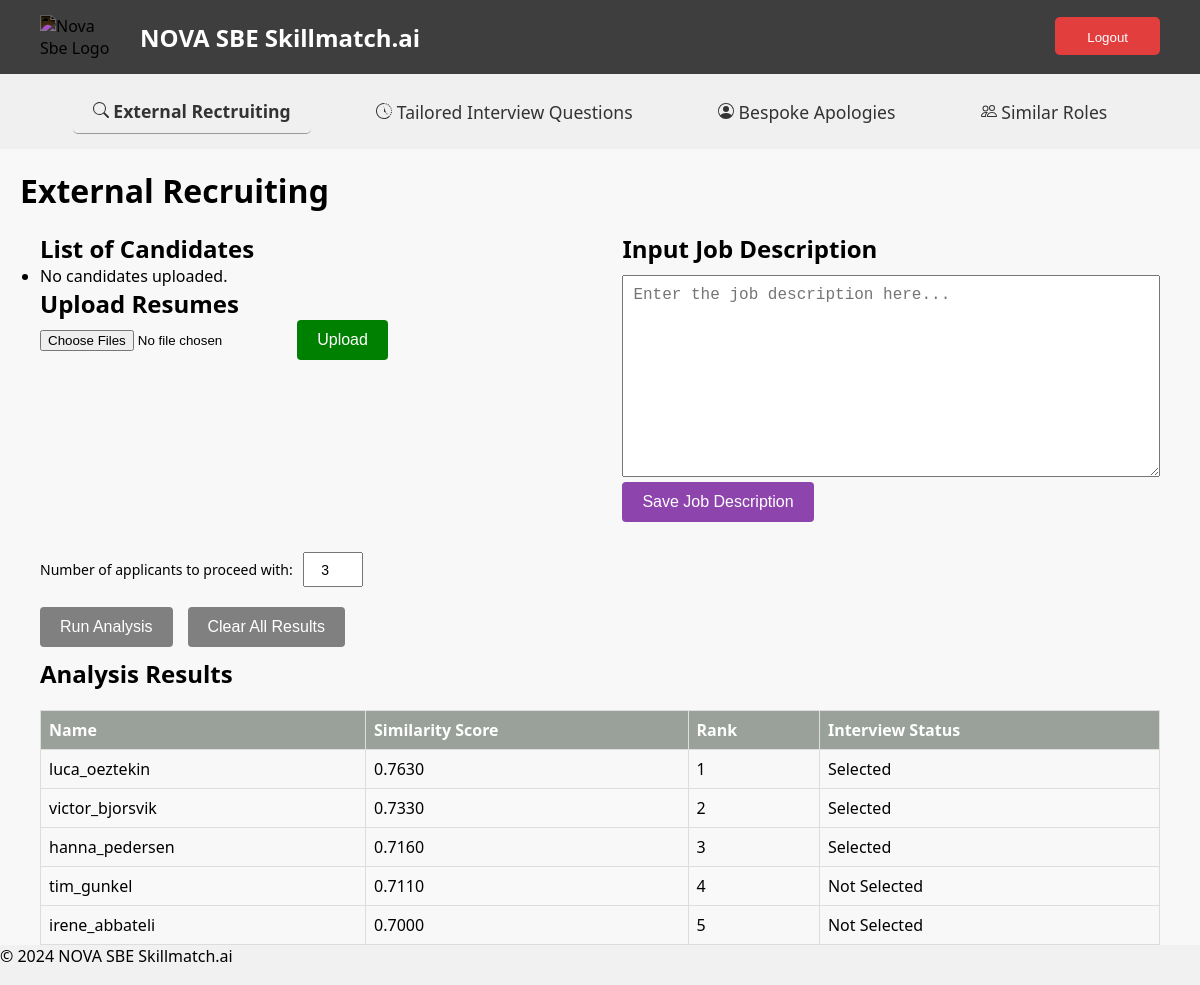
Page /ext_recruit (signed in) on the earlier database version.
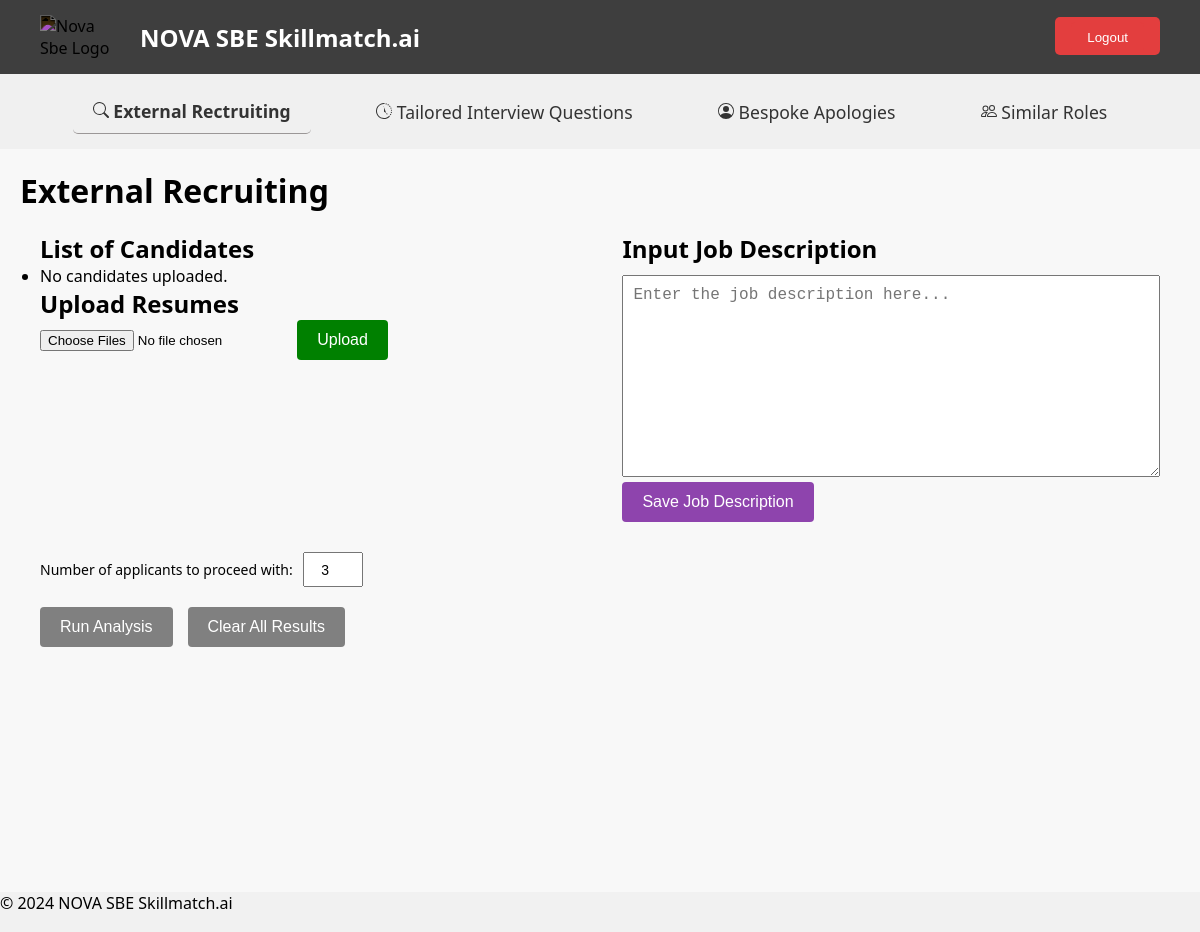
Same page on the later database version.
### tables this page shows
CREATE TABLE applicants (
    applicant_id INTEGER PRIMARY KEY AUTOINCREMENT,
    name TEXT NOT NULL,
    contact_info TEXT,
    skills TEXT,
    degrees TEXT,
    similarity_score REAL,
    rank INTEGER,
    interview_status TEXT
);

### user_interface/recruitment/routes.py (the view)
@recruitment_bp.route('/ext_recruit', methods=['GET'])
@login_required
def ext_recruit():
    user_id = str(session.get("user_id"))
    upload_folder = os.path.join(current_app.config['UPLOAD_FOLDER_EXT'], user_id)
    os.makedirs(upload_folder, exist_ok=True)
    applicants = [file for file in os.listdir(upload_folder) if file.endswith("pdf")]
    job_description = session.get('job_description', '')
    analysis_data = []
    columns = []
    db = get_db()
    cursor = db.cursor()
    cursor.execute("""
        SELECT name, similarity_score, rank, interview_status
        FROM applicants
        WHERE similarity_score IS NOT NULL
        ORDER BY rank ASC
    """)
    ranked_applicants = cursor.fetchall()
    if ranked_applicants:
        analysis_data = [{
            'name': row[0],
            'similarity_score': round(row[1], 3),
            'rank': row[2],
            'interview_status': row[3]
        } for row in ranked_applicants]
        columns = ['name', 'similarity_score', 'rank', 'interview_status']
    return render_template(
        "ext_recruit.html",
        applicants=applicants,
        analysis_data=analysis_data,
        job_description=job_description,
        columns=columns
    )

### user_interface/helpers.py (called while the page is built)
def get_db():
    if 'db' not in g:
        g.db = sqlite3.connect('skills.db')
        g.db.execute('PRAGMA foreign_keys = ON;')
    return g.db

def login_required(f):
    @wraps(f)
    def decorated_function(*args, **kwargs):
        if session.get("user_id") is None:
            return redirect("/login")
        return f(*args, **kwargs)
    return decorated_function

### user_interface/templates/ext_recruit.html (shortened to what this page needs)
{% extends "layout.html" %}
{% block main %}
<h1>External Recruiting</h1>
<div class="content-wrapper">
    <div class="flex-container">
        <div class="left-section">
            <div>
                <h2>List of Candidates</h2>
                <ul>
                    {% for applicant in applicants %}
                        <li>{{ applicant }}</li>
                    {% else %}
                        <li>No candidates uploaded.</li>
                    {% endfor %}
                </ul>
            </div>
            <div>
                <h2>Upload Resumes</h2>
                <form action="{{ url_for('recruitment.upload_files') }}" method="post" enctype="multipart/form-data">
                    <input type="file" name="files" multiple required>
                    <input type="submit" value="Upload" class="action-button upload-button">
                </form>
            </div>
        </div>
        <div class="right-section">
            <h2>Input Job Description</h2>
            <form method="post" action="{{ url_for('recruitment.submit_job_description') }}">
                <textarea name="job_description" rows="10" cols="50" placeholder="Enter the job description here..." required>{{ job_description or '' }}</textarea>
                <br>
                <input type="submit" value="Save Job Description" class="action-button job-desc-button">
            </form>
        </div>
    </div>
   <form method="post" action="/ext_recruit/run_analysis" id="analysis-form" class="analysis-form">
    <div class="input-group">
        <label for="num_applicants">Number of applicants to proceed with:</label>
        <input type="number" id="num_applicants" name="num_applicants" min="1" value="3" required>
    </div>
    <div class="buttons-container">
            <button type="submit" class="action-button run-button" {% if not applicants or not job_description %}disabled{% endif %}>
                Run Analysis
            </button>
        </form>
        <form method="post" action="/ext_recruit/clear" onsubmit="return confirm('Are you sure you want to delete all uploaded resumes and clear results?');">
            <button type="submit" class="action-button clear-button" {% if not applicants %}disabled{% endif %}>
                Clear All Results
            </button>
        </form>
    </div>
    <div class="analysis-results">
        {% if analysis_data %}
            <h2>Analysis Results</h2>
            <table class="table table-striped">
                <thead>
                    <tr>
                        {% for column in columns %}
                            <th>{{ column.replace('_', ' ').title() }}</th>
                        {% endfor %}
                    </tr>
                </thead>
                <tbody>
                    {% for row in analysis_data %}
                        <tr>
                            {% for column in columns %}
                                <td>
                                    {% if column == "similarity_score" %}
                                        {{ "{:.4f}".format(row[column]) }}
                                    {% else %}
                                        {{ row[column] }}
                                    {% endif %}
                                </td>
                            {% endfor %}
                        </tr>
                    {% endfor %}
                </tbody>
            </table>
        {% endif %}
    </div>
{% endblock %}

### user_interface/templates/layout.html (shortened to what this page needs)
<!DOCTYPE html>
<html lang="en">
<head>
  <link rel="stylesheet" href="{{ url_for('static', filename='styles.css') }}">
  <link rel="stylesheet" href="https://cdnjs.cloudflare.com/ajax/libs/font-awesome/6.2.0/css/all.min.css"
 />
  <link href="https://cdn.jsdelivr.net/npm/select2@4.1.0-rc.0/dist/css/select2.min.css" rel="stylesheet" />
  <link rel="stylesheet" href="//cdnjs.cloudflare.com/ajax/libs/highlight.js/11.7.0/styles/default.min.css">
</head>
<body>
  <header>
    <div class="header-container">
      <a href="/" class="logo-link">
        <div class="logo-container">
          <img src="https://upload.wikimedia.org/wikipedia/commons/thumb/c/c1/NovaSBE_Logo.svg/2560px-NovaSBE_Logo.svg.png"
              alt="Nova Sbe Logo" class="logo">
          <h1>NOVA SBE Skillmatch.ai</h1>
        </div>
      </a>
      <div class="logout">
        <a href="/logout" class="logout-button">
          <button class="logout-button">Logout</button>
        </a>
      </div>
    </div>
  </header>
  <nav class="navigation">
    {% set current_path = request.path %}
    <a href="{{ url_for('recruitment.ext_recruit') }}"
       class="nav-button {% if current_path.startswith('/ext_recruit') %}active{% endif %}">
      <svg xmlns="http://www.w3.org/2000/svg" width="16" height="16" fill="currentColor" class="bi bi-search"
        viewBox="0 0 16 16">
        <path
          d="M11.742 10.344a6.5 6.5 0 1 0-1.397 1.398h-.001q.044.06.098.115l3.85 3.85a1 1 0 0 0 1.415-1.414l-3.85-3.85a1 1 0 0 0-.115-.1zM12 6.5a5.5 5.5 0 1 1-11 0 5.5 5.5 0 0 1 11 0" />
      </svg> External Rectruiting
    </a>
    <a href="/tailored_interviews"
    class="nav-button {% if current_path.startswith('/tailored_interviews') %}active{% endif %}">
     Tailored Interview Questions
   </a>
    <a href="/bespoke_apology"
       class="nav-button {% if current_path.startswith('/bespoke_apology') %}active{% endif %}">
       Bespoke Apologies
    </a>
    <a href="{{ url_for('roles.roles') }}"
       class="nav-button {% if current_path.startswith('/roles') %}active{% endif %}">
      Similar Roles
    </a>
  </nav>
  <main id="main-content">
    {% block main %}{% endblock %}
  </main>
  <footer style="position: fixed; left: 0; bottom: 0; width: 100%; background-color: #f1f1f1; text-align: left;">
    <p id="easter-egg-footer">&copy; 2024 NOVA SBE Skillmatch.ai</p>
  </footer>
</body>
</html>

### user_interface/static/styles.css (style rules this page uses)
body { font-family: 'Segoe UI', Roboto, Arial, sans-serif; margin: 0; padding: 0; background-color: #f8f8f8; overflow-x: hidden; }
header { background-color: #3e3e3e; color: white; padding: 5px 20px; display: flex; align-items: center; justify-content: space-between; }
.header-container { flex-grow: 1; display: flex; align-items: center; justify-content: flex-start; padding: 10px 20px; }
.logo { width: 80px; margin-right: 20px; filter: invert(100%); }
.register-link, .login-link, .logout { margin-left: auto; font-size: 16px; }
.register-link a, .login-link a, .logout { color: #fff; text-decoration: none; }
.logout { margin-left: auto; }
.register-button, .login-button, .logout-button { background-color: #e33e3e; color: white; border: none; padding: 8px 16px; border-radius: 5px; cursor: pointer; }
.logo-link { text-decoration: none; color: inherit; display: inline-block; }
.logo-container { display: flex; align-items: center; }
.logo-link h1 { margin: 0; padding: 0; font-size: 24px; }
.navigation { display: flex; align-items: center; flex-grow: 1; justify-content: space-around; background-color: #f0f0f0; padding: 15px 50px; }
.nav-button { text-decoration: none; color: #333; padding: 10px 20px; margin: 0 10px; border-radius: 5px; transition: background-color 0.3s ease; font-size: 1.1em; cursor: pointer; }
.active { border-bottom: 1px solid #9b9797; font-weight: bold; }
main { padding: 20px; }

### user_interface/templates/ext_recruit.html (style rules this page uses)
* { margin: 0; padding: 0; box-sizing: border-box; }
html, body { height: 100%; }
.content-wrapper { min-height: calc(100vh - 100px); padding: 20px; }
footer { height: 40px; }
.flex-container { display: flex; flex-wrap: wrap; justify-content: space-between; align-items: flex-start; margin-bottom: 20px; }
.left-section, .right-section { width: 48%; }
.left-section { margin-right: 20px; }
.buttons-container { display: flex; flex-direction: row; align-items: center; gap: 15px; margin-top: 20px; justify-content: flex-start; }
.input-group { display: flex; align-items: center; gap: 10px; }
.input-group label { font-size: 14px; }
.input-group input { width: 60px; height: 35px; padding: 5px; font-size: 14px; text-align: center; }
.action-button { flex: none; color: white; padding: 10px 20px; border: none; border-radius: 4px; cursor: pointer; font-size: 16px; margin-bottom: 10px; height: 40px; max-width: 200px; width: auto; }
.action-button:disabled { background-color: grey; cursor: not-allowed; }
.clear-button { background-color: red; }
.run-button { background-color: blue; }
.upload-button { background-color: green; }
.job-desc-button { background-color: #8e44ad; }
textarea { width: 100%; max-width: 600px; font-size: 16px; padding: 10px; margin-top: 10px; }

Differences in the rows shown:
removed applicants: name "luca_oeztekin" "1" "Selected", similarity_score "0.7630"
removed applicants: name "victor_bjorsvik" "2" "Selected", similarity_score "0.7330"
removed applicants: name "hanna_pedersen" "3" "Selected", similarity_score "0.7160"
removed applicants: name "tim_gunkel" "4" "Not Selected", similarity_score "0.7110"
removed applicants: name "irene_abbateli" "5" "Not Selected", similarity_score "0.7000"
Other differences:
text no longer shown: "Analysis Results"
list line gone: "Name"
list line gone: "Similarity Score"
list line gone: "Rank"
list line gone: "Interview Status"
